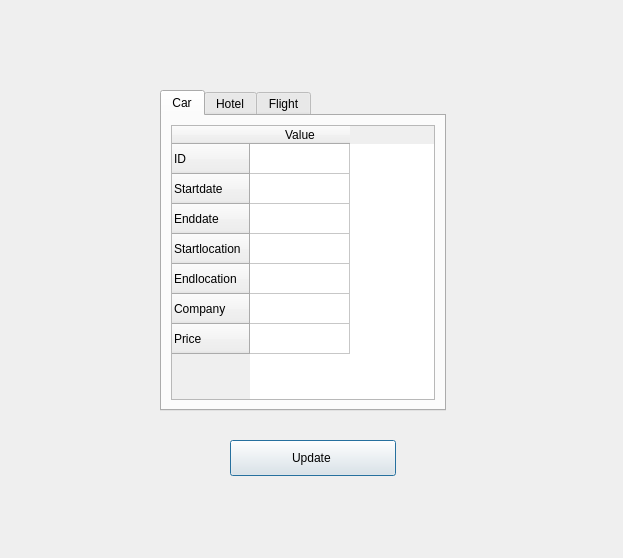
<?xml version="1.0" encoding="UTF-8"?>
<ui version="4.0">
 <class>BookingsInput</class>
 <widget class="QDialog" name="BookingsInput">
  <property name="geometry">
   <rect>
    <x>0</x>
    <y>0</y>
    <width>623</width>
    <height>558</height>
   </rect>
  </property>
  <property name="windowTitle">
   <string>Dialog</string>
  </property>
  <widget class="QTabWidget" name="tabWidget">
   <property name="geometry">
    <rect>
     <x>160</x>
     <y>90</y>
     <width>286</width>
     <height>321</height>
    </rect>
   </property>
   <property name="currentIndex">
    <number>0</number>
   </property>
   <widget class="QWidget" name="tab">
    <attribute name="title">
     <string>Car</string>
    </attribute>
    <layout class="QHBoxLayout" name="horizontalLayout">
     <item>
      <widget class="QTableWidget" name="tableWidget_3">
       <row>
        <property name="text">
         <string>ID</string>
        </property>
       </row>
       <row>
        <property name="text">
         <string>Startdate</string>
        </property>
       </row>
       <row>
        <property name="text">
         <string>Enddate</string>
        </property>
       </row>
       <row>
        <property name="text">
         <string>Startlocation</string>
        </property>
       </row>
       <row>
        <property name="text">
         <string>Endlocation</string>
        </property>
       </row>
       <row>
        <property name="text">
         <string>Company</string>
        </property>
       </row>
       <row>
        <property name="text">
         <string>Price</string>
        </property>
       </row>
       <column>
        <property name="text">
         <string>Value</string>
        </property>
       </column>
      </widget>
     </item>
    </layout>
   </widget>
   <widget class="QWidget" name="tab_2">
    <attribute name="title">
     <string>Hotel</string>
    </attribute>
    <layout class="QVBoxLayout" name="verticalLayout_3">
     <item>
      <widget class="QTableWidget" name="tableWidget_4">
       <row>
        <property name="text">
         <string>ID</string>
        </property>
       </row>
       <row>
        <property name="text">
         <string>Startdate</string>
        </property>
       </row>
       <row>
        <property name="text">
         <string>Enddate</string>
        </property>
       </row>
       <row>
        <property name="text">
         <string>Hotel</string>
        </property>
       </row>
       <row>
        <property name="text">
         <string>Town</string>
        </property>
       </row>
       <row>
        <property name="text">
         <string>Price</string>
        </property>
       </row>
       <column>
        <property name="text">
         <string>Value</string>
        </property>
       </column>
      </widget>
     </item>
    </layout>
   </widget>
   <widget class="QWidget" name="tab_3">
    <attribute name="title">
     <string>Flight</string>
    </attribute>
    <widget class="QTableWidget" name="tableWidget_5">
     <property name="geometry">
      <rect>
       <x>10</x>
       <y>10</y>
       <width>264</width>
       <height>271</height>
      </rect>
     </property>
     <row>
      <property name="text">
       <string>ID</string>
      </property>
     </row>
     <row>
      <property name="text">
       <string>Startdate</string>
      </property>
     </row>
     <row>
      <property name="text">
       <string>Enddate</string>
      </property>
     </row>
     <row>
      <property name="text">
       <string>Startlocation</string>
      </property>
     </row>
     <row>
      <property name="text">
       <string>Startairport</string>
      </property>
     </row>
     <row>
      <property name="text">
       <string>Endlocation</string>
      </property>
     </row>
     <row>
      <property name="text">
       <string>Endairport</string>
      </property>
     </row>
     <row>
      <property name="text">
       <string>Company</string>
      </property>
     </row>
     <row>
      <property name="text">
       <string>Price</string>
      </property>
     </row>
     <column>
      <property name="text">
       <string>Value</string>
      </property>
     </column>
     <item row="4" column="0">
      <property name="text">
       <string/>
      </property>
      <property name="flags">
       <set>ItemIsDragEnabled|ItemIsDropEnabled|ItemIsUserCheckable|ItemIsEnabled</set>
      </property>
     </item>
     <item row="5" column="0">
      <property name="flags">
       <set>ItemIsDragEnabled|ItemIsDropEnabled|ItemIsUserCheckable|ItemIsEnabled</set>
      </property>
     </item>
    </widget>
   </widget>
  </widget>
  <widget class="QPushButton" name="pushButton">
   <property name="geometry">
    <rect>
     <x>230</x>
     <y>440</y>
     <width>166</width>
     <height>36</height>
    </rect>
   </property>
   <property name="text">
    <string>Update </string>
   </property>
  </widget>
 </widget>
 <resources/>
 <connections/>
</ui>
